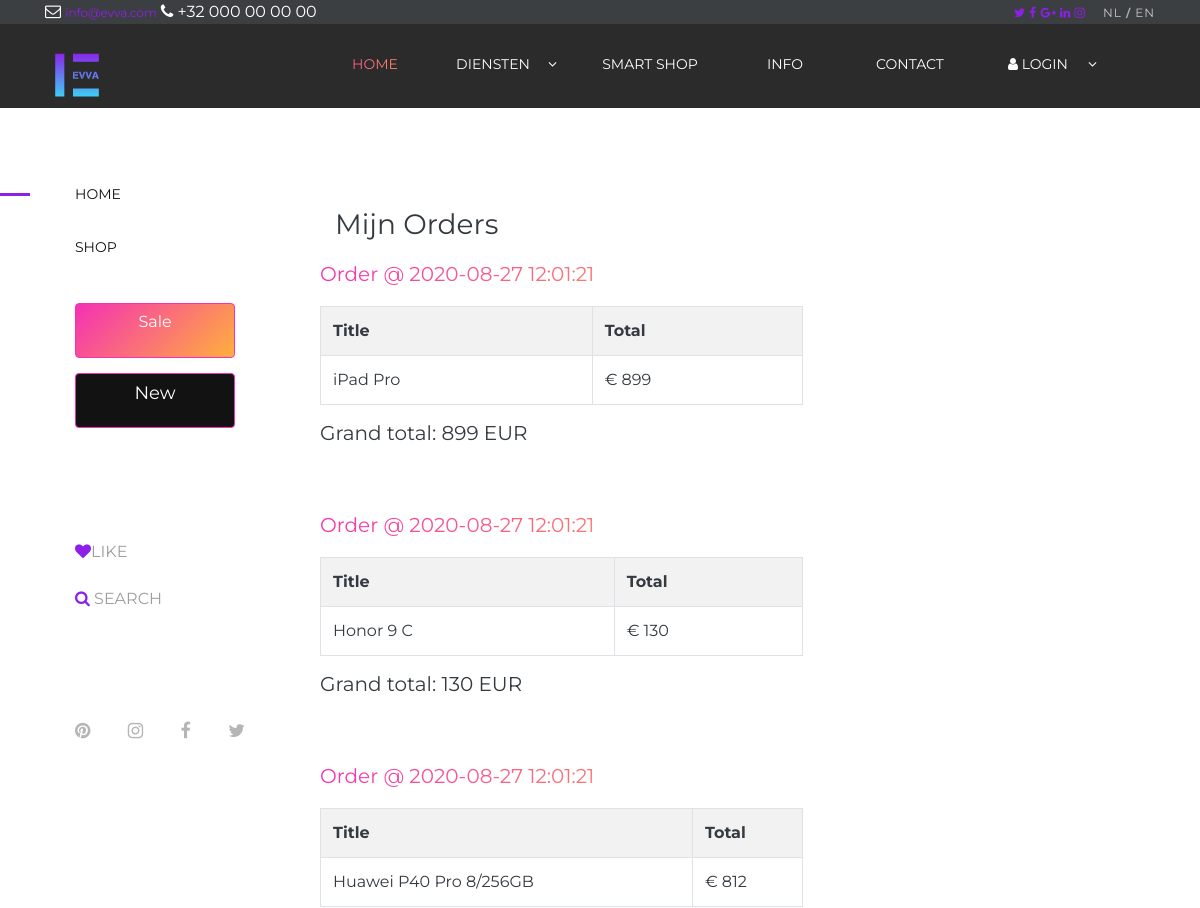
The app's page /my-orders.php (signed in, upper part), older data.
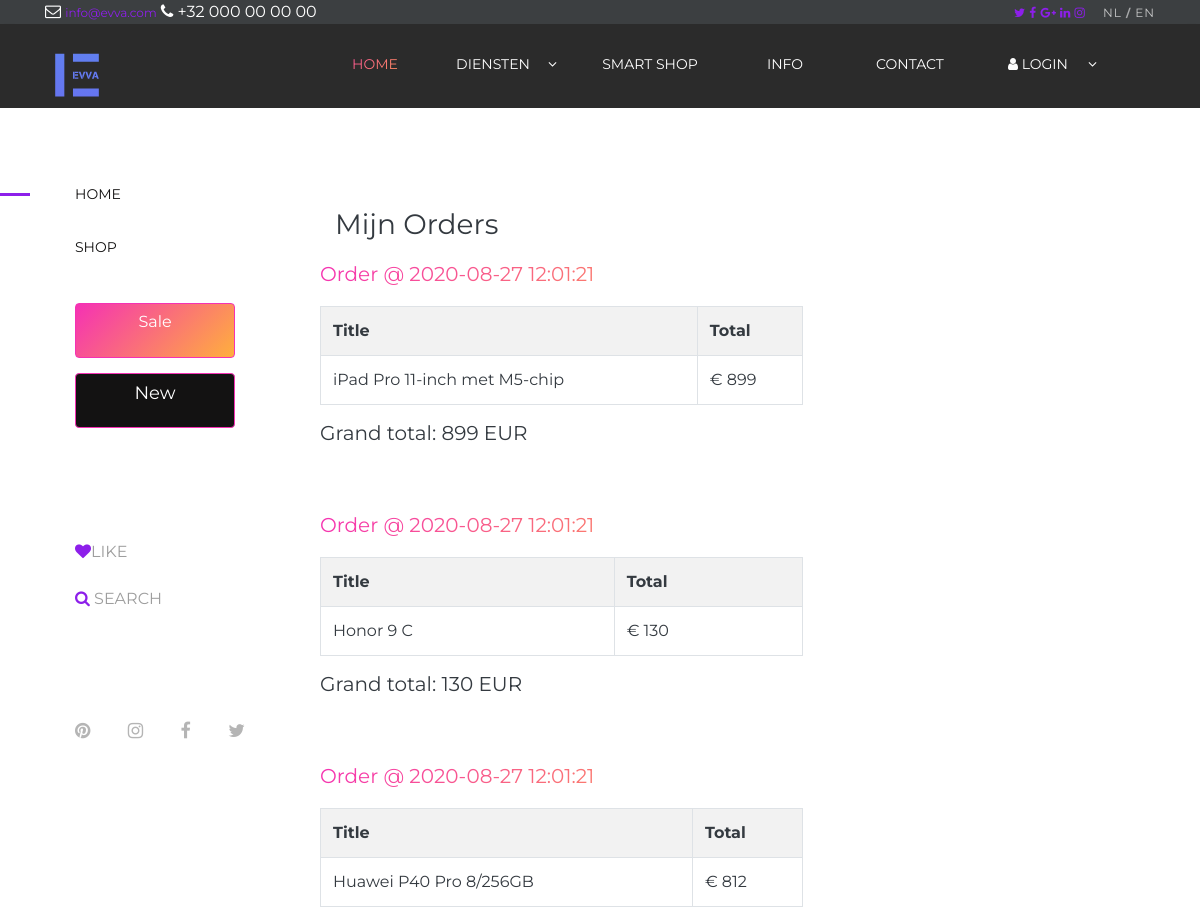
The same page, newer data.
### tables this page shows
CREATE TABLE IF NOT EXISTS `products` (
  `id` int(11) UNSIGNED NOT NULL AUTO_INCREMENT,
  `code` varchar(100) NOT NULL,
  `categorie_id` varchar(255) NOT NULL,
  `title` varchar(255) NOT NULL,
  `availability` int(11) NOT NULL,
  `brand_id` varchar(255) NOT NULL,
  `is_new` int(11) NOT NULL,
  `is_recommended` int(11) NOT NULL,
  `description` varchar(255) NOT NULL,
  `prijs` decimal(8,0) NOT NULL,
  `foto` varchar(255) NOT NULL,
  `type` varchar(255) NOT NULL,
  `size` int(11) NOT NULL,
  PRIMARY KEY (`id`),
  KEY `categorie` (`categorie_id`),
  KEY `code` (`code`),
  KEY `brand` (`brand_id`)
);

### includes/config/app.php (called while the page is built, shortened)
<?php
$currency = '&euro; ';
function DB()
{
    $con = new mysqli(HOST, USER, PASSWORD, DATABASE);
    return $con;
}
?>

### includes/PayPal.php (called while the page is built, shortened)
<?php
require __DIR__ . '/config/app.php';
class PayPal
{
    protected $db;
    function __construct()
    {
        $this->db = DB();
    }
    public function getUserDetails($id)
    {
        $data = [];
        $query = "SELECT * FROM `users` WHERE `id` = '$id'";
        if (!$result = mysqli_query($this->db, $query)) {
            exit(mysqli_error($this->db));
        }
        if (mysqli_num_rows($result) > 0) {
            while ($row = mysqli_fetch_assoc($result)) {
                $data = $row;
            }
        }
        return $data;
    }
    public function getOrders($user_id)
    {
        $data = [];
        $query = "SELECT * FROM orders WHERE user_id = '$user_id' ORDER BY id DESC";
        if (!$result = mysqli_query($this->db, $query)) {
            exit(mysqli_error($this->db));
        }
        if (mysqli_num_rows($result) > 0) {
            while ($row = mysqli_fetch_assoc($result)) {
                $data[] = $row;
            }
        }
        return $data;
    }
    public function getOrderItems($order_id)
    {
        $data = [];
        $query = "SELECT P.id, P.title, P.prijs FROM order_items OI
  LEFT JOIN products P
  ON P.id = OI.product_id
    WHERE OI.order_id = '$order_id'";
        if (!$result = mysqli_query($this->db, $query)) {
            exit(mysqli_error($this->db));
        }
        if (mysqli_num_rows($result) > 0) {
            while ($row = mysqli_fetch_assoc($result)) {
                $data[] = $row;
            }
        }
        return $data;
    }
}
?>

### my-orders.php (the view, shortened to what this page needs)
<?php
include ('includes/header.php');
?>
<?php
include('includes/head_shop.php');
?>
<?php
$app = new PayPal();
$user = $app->getUserDetails($_SESSION['user_id']);
$orders = $app->getOrders($user['id']);
?>
<div class="text-dark section-padding-100">
    <div class="container-fluid">
        <div class="row">
            <div class="col-md-12">
                <h3>
                    Mijn Orders
                </h3>
            </div>
        </div>
        <div class="row">
            <div class="row">
                <div class="col-md-12">
                    <?php if (count($orders) > 0) {
                        foreach ($orders as $order){
                            ?>
                            <div class="panel panel-info pb-5">
                                <div class="panel-heading">
                                    <h5 class="panel-title" style="color: #8d1fea">
                                        Order @ <?php echo $order['created_at'] ?>
                                    </h5>
                                </div>
                                <div class="panel-body">
                                    <table class="table table-bordered table-striped">
                                        <tr>
                                            <th>Title</th>
                                            <th>Total</th>
                                        </tr>
                                        <?php foreach ($app->getOrderItems($order['id']) as $item){?>
                                            <tr>
                                                <td>
                                                    <?php echo $item['title']; ?>
                                                </td>
                                                <td>
                                                    <?php echo $currency.$item['prijs']; ?>
                                                </td>
                                            </tr>
                                        <?php } ?>
                                    </table>
                                    <h5>
                                        Grand total: <?php echo $order['payment_total']; ?> EUR
                                    </h5>
                                </div>
                            </div>
                        <?php }
                    }else{ ?>
                        <p>
                            You don't have any orders yet, visit <a href="shop.php">Products</a> to order.
                        </p>
                    <?php }?>
                </div>
            </div>
    </div>
</div>
</div>
</div>
<?php
include ('includes/footer.php');
?>
</body>
</html>

Row changes from the older to the newer data that the page shows:
changed products: title "iPad Pro" → "iPad Pro 11-inch met M5-chip"
